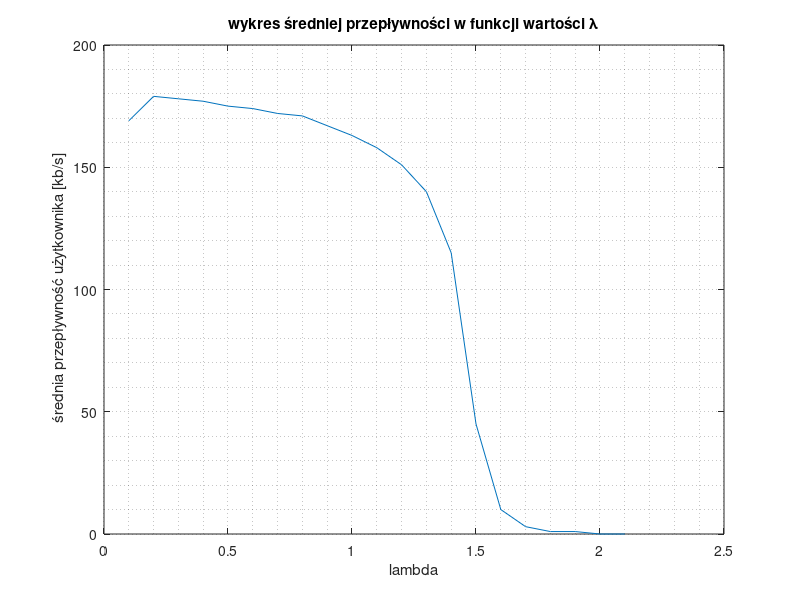

The MATLAB source for this figure:
clear;
close all;
% % figure(1);
% % A = importdata('generator_rownomierny.txt')';
% % H1=histogram(A,100);
% % xlim([0, 1]);
% % title('Rozkład równomierny')
% % %A = histogram('BinEdges',a,'BinCounts',a);
% % 
% % figure(2);
% % B = importdata('generator_wykladniczy.txt')';
% % histogram(B,100);
% % xlim([0, 12]);
% % title('Rozkład wykładniczy')
% % 
% % figure(3)
% % C = importdata('generator_zero_jedynkowy.txt')';
% % histogram(C,100);
% % xlim([0, 1]);
% % title('Rozkład zero jedynkowy')
% 
% figure(4)
% C = importdata('histogram_srednich_przeplywnosci_uzytkownikow.txt')';
% histogram(C,50);
% xlim([0, 80]);
% title('histogram_srednich_przeplywnosci_uzytkownikow')
% 
% 
% % D1 = importdata('AVERAGE_SYSTEM_BITRATE_1_.txt')';
% % D2 = importdata('AVERAGE_SYSTEM_BITRATE_2_.txt')';
% % D3 = importdata('AVERAGE_SYSTEM_BITRATE_3_.txt')';
% % D4 = importdata('AVERAGE_SYSTEM_BITRATE_4_.txt')';
% % D5 = importdata('AVERAGE_SYSTEM_BITRATE_5_.txt')';
% % D6 = importdata('AVERAGE_SYSTEM_BITRATE_6_.txt')';
% % D7 = importdata('AVERAGE_SYSTEM_BITRATE_7_.txt')';
% % D8 = importdata('AVERAGE_SYSTEM_BITRATE_8_.txt')';
% % D9 = importdata('AVERAGE_SYSTEM_BITRATE_9_.txt')';
% % D10 = importdata('AVERAGE_SYSTEM_BITRATE_10_.txt')';
% 
% 
% Dwynik = (D1+D2+D3+D4+D5+D6+D7+D8+D9+D10)/10;
% dlmwrite('lambda_0_220_1000_wyznaczanie_fazy.txt',Dwynik')
% dlmwrite('lambda_0_215_1000_wyznaczanie_fazy.txt',Dwynik')
% dlmwrite('lambda_0_210_1000_wyznaczanie_fazy.txt',Dwynik')
% dlmwrite('lambda_0_205_1000_wyznaczanie_fazy.txt',Dwynik')
% dlmwrite('lambda_0_2_1000_wyznaczanie_fazy.txt',Dwynik')

% lambda0_220= importdata('lambda_0_220_1000_wyznaczanie_fazy.txt')'
% lambda0_215 = importdata('lambda_0_215_1000_wyznaczanie_fazy.txt')'
% lambda0_210 = importdata('lambda_0_210_1000_wyznaczanie_fazy.txt')'
% lambda0_205 = importdata('lambda_0_205_1000_wyznaczanie_fazy.txt')'
% lambda0_2 = importdata('lambda_0_2_1000_wyznaczanie_fazy.txt')'
% 
% t=0:5:995;
% figure(5)
% plot(t,lambda0_220,'b');
% hold on
% plot(t,lambda0_215,'g');
% hold on
% plot(t,lambda0_210,'r');
% hold on
% plot(t,lambda0_205,'c');
% hold on
% plot(t,lambda0_2,'m');
% hold on
% grid minor
% legend({'lambda = 0.220','lambda = 0.215','lambda = 0.210','lambda = 0.205','lambda = 0.200'},'Location','northwest','NumColumns',2)
% xlabel('Czas symulacji [ms]')
% ylabel('Średnia przepustowość systemu [kb/s]')
% title('Wyznaczenie fazy początkowej')


% figure(6)
% lambda=1.41:0.01:1.5;
% wyznaczenie_lambdy= importdata('Wyznaczanie_lambdy.txt')';
% v_error=[3.049857561	4.530589967	6.781350138	10.7559066	13.31980289	18.02130964	23.15815937	23.47438543	29.81337323	32.2817621]
% h=errorbar(lambda,wyznaczenie_lambdy,v_error)
% 
% D1 = importdata('ŚREDNI_HIS_UŻ1_.txt')';
% D2 = importdata('ŚREDNI_HIS_UŻ2_.txt')';
% D3 = importdata('ŚREDNI_HIS_UŻ3_.txt')';
% D4 = importdata('ŚREDNI_HIS_UŻ4_.txt')';
% D5 = importdata('ŚREDNI_HIS_UŻ5_.txt')';
% D6 = importdata('ŚREDNI_HIS_UŻ6_.txt')';
% D7 = importdata('ŚREDNI_HIS_UŻ7_.txt')';
% D8 = importdata('ŚREDNI_HIS_UŻ8_.txt')';
% D9 = importdata('ŚREDNI_HIS_UŻ9_.txt')';
% D10 = importdata('ŚREDNI_HIS_UŻ10_.txt')';
% 
% Dwynik = ((D1+D2+D3+D4+D5+D6+D7+D8+D9+D10)/10)';
% h = histogram(Dwynik,80)
% 
% %histogram(Dwynik);
% xlim([0, 110]);
% title('Histogram przepływności użytkowników')
% 
% 


% lambda=1.485;
% wyznaczenie_lambdy= 9185.4;
% v_error=[53.41949702]
% errorbar(lambda,wyznaczenie_lambdy,v_error)


t=0.1:0.1:2.1;

S = importdata('AVERAGE_U.txt')';





plot(t,S);
hold on
grid minor
%legend({'lambda = 0.220','lambda = 0.215','lambda = 0.210','lambda = 0.205','lambda = 0.200'},'Location','northwest','NumColumns',2)
xlabel('lambda')
ylabel(' średnia przepływność użytkownika [kb/s]')
title('wykres średniej przepływności w funkcji wartości λ')


